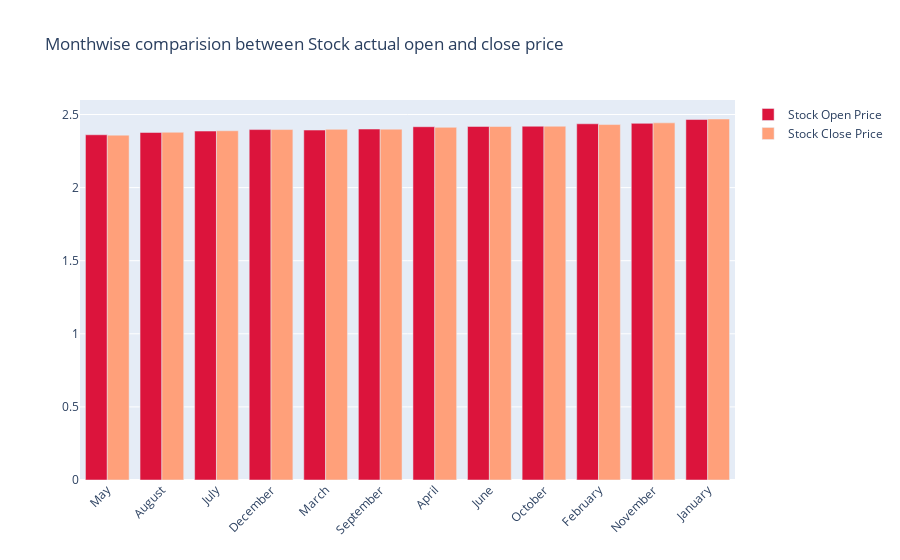

The notebook cell saved with this chart:
### Code cell
fig = go.Figure()

fig.add_trace(go.Bar(
    x=monthvise.index,
    y=monthvise['open'],
    name='Stock Open Price',
    marker_color='crimson'
))
fig.add_trace(go.Bar(
    x=monthvise.index,
    y=monthvise['close'],
    name='Stock Close Price',
    marker_color='lightsalmon'
))

fig.update_layout(barmode='group', xaxis_tickangle=-45, 
                  title='Monthwise comparision between Stock actual open and close price')
fig.show()

### Figure 1 — Plotly figure (JSON) as saved in the notebook; plotly's stock layout.template omitted (floating-point values rounded to 4 significant figures)
{"data": [{"marker": {"color": "crimson"}, "name": "Stock Open Price", "type": "bar", "x": ["May", "August", "July", "December", "March", "September", "April", "June", "October", "February", "November", "January"], "y": [2.361, 2.377, 2.387, 2.397, 2.394, 2.401, 2.416, 2.418, 2.42, 2.436, 2.439, 2.466]}, {"marker": {"color": "lightsalmon"}, "name": "Stock Close Price", "type": "bar", "x": ["May", "August", "July", "December", "March", "September", "April", "June", "October", "February", "November", "January"], "y": [2.359, 2.379, 2.389, 2.397, 2.398, 2.4, 2.412, 2.418, 2.42, 2.431, 2.443, 2.469]}], "layout": {"barmode": "group", "title": {"text": "Monthwise comparision between Stock actual open and close price"}, "xaxis": {"tickangle": -45}}}
